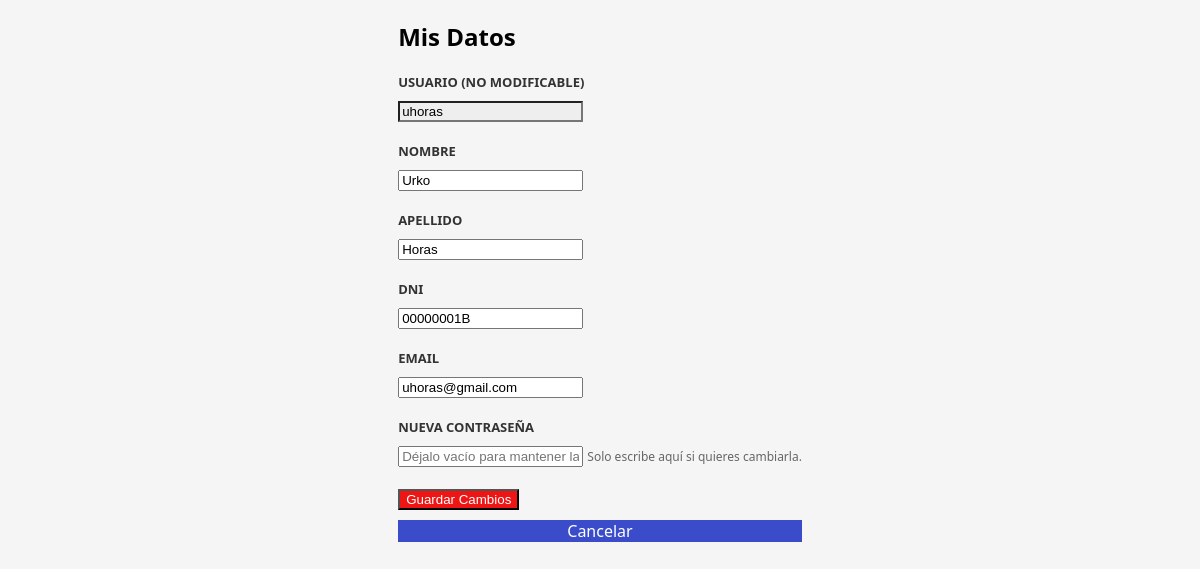
The app's page /profile (signed in) with its own data.
### tables this page shows
CREATE TABLE Users (
    username VARCHAR(50) PRIMARY KEY,
    password VARCHAR(100), -- ¡Importante la coma al final!
    fav_pokemon INT,
    name VARCHAR(100),
    surname VARCHAR(100),
    dni VARCHAR(20) UNIQUE,
    email VARCHAR(100) UNIQUE,
    role VARCHAR(20)
);

### app/controller/ui/IU_MPrincipal.py (the view, shortened to what this page needs)
    @bp.route('/profile', methods=['GET', 'POST'])
    def profile():
        if 'user' not in session:
            return redirect(url_for('iu_mprincipal.login'))
        usuario_actual = session['user']
        gestor = GestorBD()
        sql = f"SELECT * FROM Users WHERE username = '{usuario_actual}'"
        res = gestor.execSQL(sql)
        datos_usuario = {}
        if res.next():
            datos_usuario = {
                'name': res.getString('name'),
                'surname': res.getString('surname'),
                'dni': res.getString('dni'),
                'email': res.getString('email')
            }
        return render_template('profile.html', datos=datos_usuario)

### app/database/GestorBD.py (called while the page is built)
    def crear_tablas_si_no_existen(self):
        print("Verificando integridad de las tablas...")
        try:
            with open('app/database/schema.sql', 'r') as f:
                schema = f.read()
            self.connection.executescript(schema)
            self.connection.commit()
        except Exception as e:
            print(f"Error al verificar/crear tablas: {e}")

    def execSQL(self, sql):
        cursor = self.connection.cursor()
        cursor.execute(sql)
        datos = cursor.fetchall()
        return ResultadoSQL(datos)

### app/database/ResultadoSQL.py (called while the page is built)
    def next(self):
        self.indice += 1
        return self.indice < len(self.datos)

    def getString(self, columna):
        return str(self.datos[self.indice][columna])

### app/templates/profile.html (shortened to what this page needs)
<!DOCTYPE html>
<html lang="es">
<head>
    <link rel="stylesheet" href="{{ url_for('static', filename='css/style.css') }}">
</head>
<body>
    <div class="login-container">
        <h2>Mis Datos</h2>
        <form action="{{ url_for('iu_mprincipal.profile') }}" method="POST">
            <div class="form-group">
                <label>Usuario (No modificable)</label>
                <input type="text" value="{{ session['user'] }}" readonly style="background-color: #eee; cursor: not-allowed;">
            </div>
            <div class="form-group">
                <label>Nombre</label>
                <input type="text" name="name" value="{{ datos.name }}" required>
            </div>
            <div class="form-group">
                <label>Apellido</label>
                <input type="text" name="surname" value="{{ datos.surname }}" required>
            </div>
            <div class="form-group">
                <label>DNI</label>
                <input type="text" name="dni" value="{{ datos.dni }}" required>
            </div>
            <div class="form-group">
                <label>Email</label>
                <input type="email" name="email" value="{{ datos.email }}" required>
            </div>
            <div class="form-group">
                <label>Nueva Contraseña</label>
                <input type="password" name="password" placeholder="Déjalo vacío para mantener la actual">
                <small style="color: #666; font-size: 12px;">Solo escribe aquí si quieres cambiarla.</small>
            </div>
            <button type="submit" class="btn-primary">Guardar Cambios</button>
            <a href="{{ url_for('iu_mprincipal.menu_principal') }}" class="btn-secondary" style="display:block; text-align:center; margin-top:10px; text-decoration:none;">Cancelar</a>
        </form>
    </div>
</body>
</html>

### app/static/css/style.css (style rules this page uses)
body { display: flex; justify-content: center; background-color: #f5f5f5; margin: 0; font-family: 'Segoe UI', Arial, sans-serif; min-height: 100vh; }
.form-group { margin-bottom: 20px; text-align: left; }
.form-group label { display: block; font-weight: bold; margin-bottom: 8px; color: #333; font-size: 13px; text-transform: uppercase; }
.btn-primary { background-color: #ee1515; color: white; }
.btn-secondary { background-color: #3B4CCA; color: white; }

### records on screen
Users: name "Urko", surname "Horas", dni "00000001B", email "uhoras@gmail.com"
